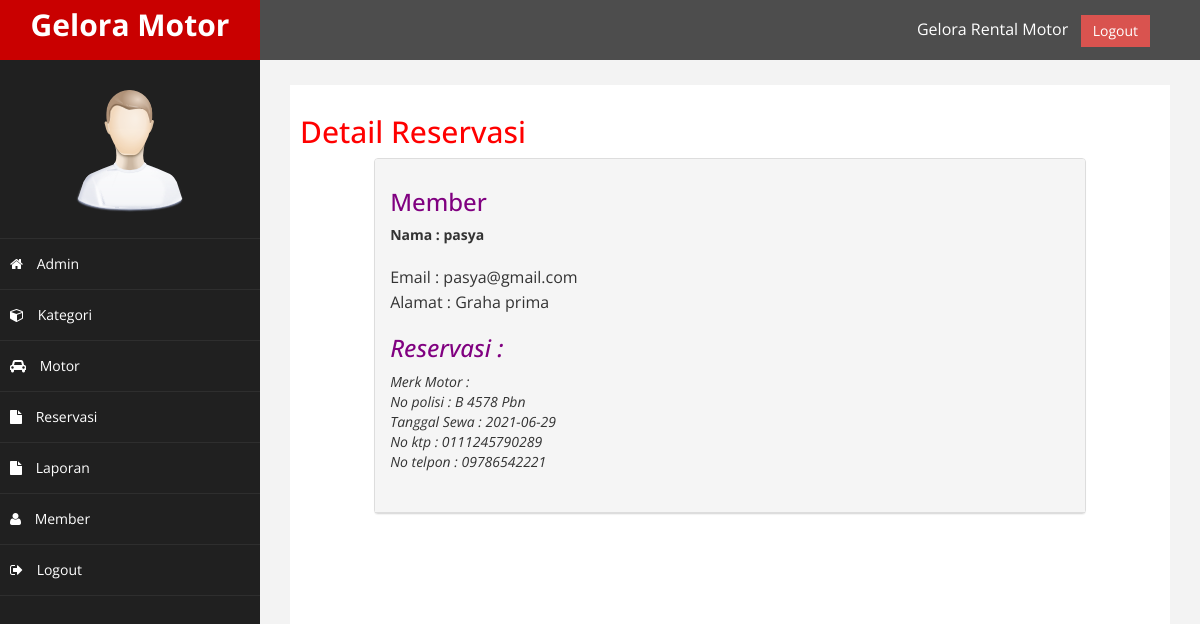
The app's page /admin/index.php?halaman=detail&id=156 (signed in) with its own data.
### tables this page shows
CREATE TABLE `pembelian` (
  `id_reservasi` int(11) NOT NULL,
  `id_member` int(11) NOT NULL,
  `Nama` varchar(100) NOT NULL,
  `tanggal_sewa` date NOT NULL,
  `email` varchar(50) NOT NULL,
  `merk_mobil` varchar(50) NOT NULL,
  `No_polisi` varchar(20) NOT NULL,
  `No_ktp` varchar(50) NOT NULL,
  `No_telpon` varchar(20) NOT NULL,
  `harga` varchar(50) NOT NULL
);

CREATE TABLE `pelanggan` (
  `id_member` int(11) NOT NULL,
  `email_member` varchar(100) NOT NULL,
  `password_member` varchar(50) NOT NULL,
  `nama_member` varchar(100) NOT NULL,
  `telepon_member` varchar(20) NOT NULL,
  `alamat_member` text NOT NULL
);

### admin/detail.php (the view, shortened to what this page needs)
<h2>Detail Reservasi</h2>
<?php
$ambil = $koneksi->query("SELECT * FROM pembelian JOIN pelanggan
	ON pembelian.id_member=pelanggan.id_member
	WHERE pembelian.id_reservasi='$_GET[id]'");
$detail = $ambil->fetch_assoc();
?>
<div class="row">
	<div class="col-md-10 col-md-offset-1">
				<div class="panel panel-default">
					<div class="panel-heading">
		<font color='Purple'><b><h3>Member</h3></b></h2></center></color></font>
		<strong>Nama : <?php echo $detail['nama_member']; ?></strong> <br>
		<p>
			Email : <?php echo $detail['email_member']; ?> <br>
			Alamat : <?php echo $detail['alamat_member']; ?>
		</p>
		<font color='Purple'><b><i><h3>Reservasi :</h3></b></h2></center></color></font>
			Merk Motor : <?php echo $detail['merk_motor']; ?> <br>
			No polisi : <?php echo $detail['No_polisi']; ?> <br>
			Tanggal Sewa : <?php echo $detail['tanggal_sewa']; ?> <br>
			No ktp : <?php echo $detail['No_ktp']; ?> <br>
			No telpon : <?php echo $detail['No_telpon']; ?> <br>
	</div>
</div>

### admin/assets/css/custom.css (style rules this page uses)
body { font-family: 'Open Sans', sans-serif; }
h2 { color: #f00; }
p { font-size:16px; line-height:25px; padding-top:20px; }

### records on screen
pembelian: id_member.nama_member "pasya", id_member.email_member "pasya@gmail.com", id_member.alamat_member "Graha prima", No_polisi "B 4578 Pbn", tanggal_sewa "2021-06-29", No_ktp "0111245790289", No_telpon "09786542221"
